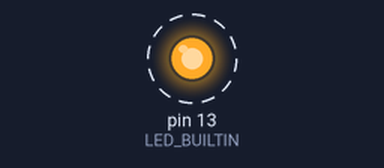
Recording of a program running on a simulated Arduino Nano, built with avr-gcc and run on an emulated ATmega328P. Shown: output pins drawn as LEDs (lit = HIGH). Dashed ring = blinking. What the program prints to the serial monitor is not drawn.

Above: at 0.5 s.
Timing chart, 0 to 4.6 s (numbered marks = the images above):
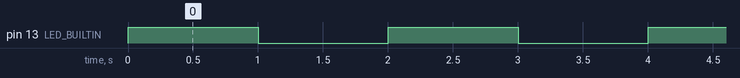

The program:

main.cpp
```cpp
#include <Arduino.h>

void setup() {
  pinMode(LED_BUILTIN, OUTPUT);
  Serial.begin(115200);
  while(! Serial)
    ;
}

int count = 0;

void loop() {
  Serial.print("AT\r\n");
  // Serial.println(count++);

  digitalWrite(LED_BUILTIN, HIGH);   // turn the LED on (HIGH is the voltage level)
  delay(1000);                       // wait for a second
  digitalWrite(LED_BUILTIN, LOW);    // turn the LED off by making the voltage LOW
  delay(1000);                       // wait for a second
}
```

Measured:
- by itself, pin 13 (LED_BUILTIN): alternates HIGH for 1.0 s and LOW for 1.0 s
